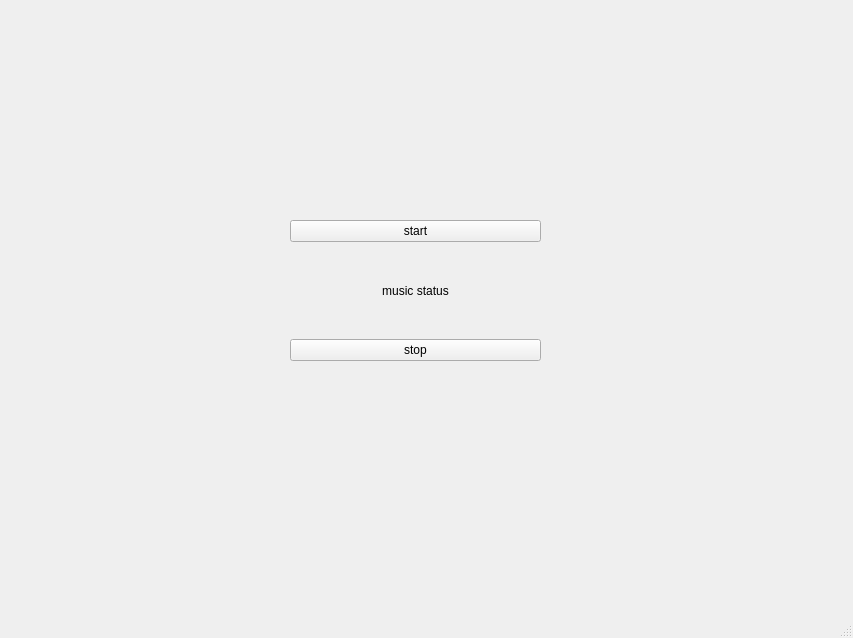
<?xml version="1.0" encoding="UTF-8"?>
<ui version="4.0">
 <class>MainWindow</class>
 <widget class="QMainWindow" name="MainWindow">
  <property name="geometry">
   <rect>
    <x>0</x>
    <y>0</y>
    <width>853</width>
    <height>638</height>
   </rect>
  </property>
  <property name="windowTitle">
   <string>MainWindow</string>
  </property>
  <widget class="QWidget" name="centralwidget">
   <widget class="QWidget" name="verticalLayoutWidget">
    <property name="geometry">
     <rect>
      <x>290</x>
      <y>220</y>
      <width>251</width>
      <height>141</height>
     </rect>
    </property>
    <layout class="QVBoxLayout" name="verticalLayout">
     <item>
      <widget class="QPushButton" name="_start_button">
       <property name="text">
        <string>start</string>
       </property>
      </widget>
     </item>
     <item>
      <widget class="QLabel" name="_status_label">
       <property name="layoutDirection">
        <enum>Qt::LayoutDirection::LeftToRight</enum>
       </property>
       <property name="text">
        <string>music status</string>
       </property>
       <property name="alignment">
        <set>Qt::AlignmentFlag::AlignCenter</set>
       </property>
      </widget>
     </item>
     <item>
      <widget class="QPushButton" name="_stop_button">
       <property name="text">
        <string>stop</string>
       </property>
      </widget>
     </item>
    </layout>
   </widget>
  </widget>
  <widget class="QMenuBar" name="menubar">
   <property name="geometry">
    <rect>
     <x>0</x>
     <y>0</y>
     <width>853</width>
     <height>30</height>
    </rect>
   </property>
  </widget>
  <widget class="QStatusBar" name="statusbar"/>
 </widget>
 <resources/>
 <connections/>
</ui>
